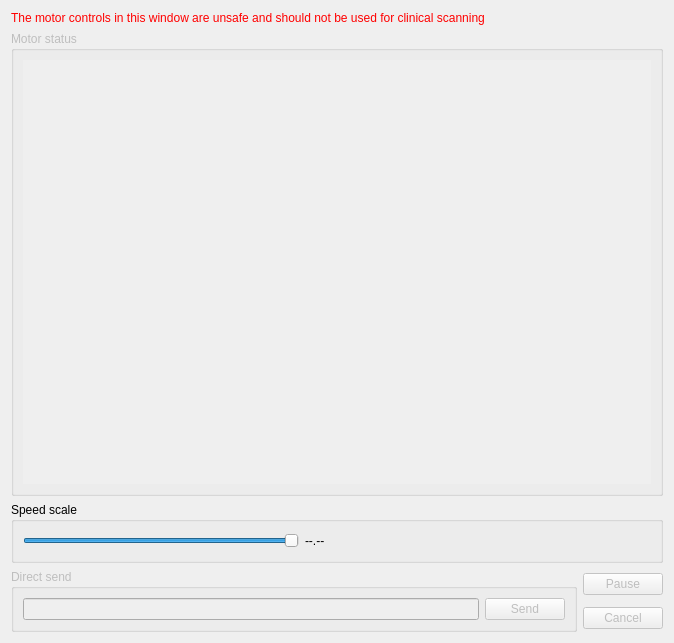
<?xml version="1.0" encoding="UTF-8"?>
<ui version="4.0">
 <class>MotorsWindow</class>
 <widget class="QDialog" name="MotorsWindow">
  <property name="geometry">
   <rect>
    <x>0</x>
    <y>0</y>
    <width>674</width>
    <height>643</height>
   </rect>
  </property>
  <property name="windowTitle">
   <string>AccelStepper Motors</string>
  </property>
  <layout class="QGridLayout" name="gridLayout">
   <property name="sizeConstraint">
    <enum>QLayout::SetDefaultConstraint</enum>
   </property>
   <item row="2" column="0" colspan="2">
    <widget class="QGroupBox" name="groupBox_speedScale">
     <property name="title">
      <string>Speed scale</string>
     </property>
     <layout class="QGridLayout" name="gridLayout_5">
      <item row="0" column="0">
       <widget class="QSlider" name="horizontalSlider_speedScale">
        <property name="enabled">
         <bool>true</bool>
        </property>
        <property name="minimum">
         <number>10</number>
        </property>
        <property name="maximum">
         <number>100</number>
        </property>
        <property name="value">
         <number>100</number>
        </property>
        <property name="orientation">
         <enum>Qt::Horizontal</enum>
        </property>
       </widget>
      </item>
      <item row="0" column="1">
       <widget class="QLabel" name="label_speedScaleVal">
        <property name="minimumSize">
         <size>
          <width>70</width>
          <height>0</height>
         </size>
        </property>
        <property name="text">
         <string>--.--</string>
        </property>
       </widget>
      </item>
      <item row="0" column="2">
       <spacer name="horizontalSpacer">
        <property name="orientation">
         <enum>Qt::Horizontal</enum>
        </property>
        <property name="sizeHint" stdset="0">
         <size>
          <width>40</width>
          <height>20</height>
         </size>
        </property>
       </spacer>
      </item>
     </layout>
    </widget>
   </item>
   <item row="3" column="0" rowspan="2">
    <widget class="QGroupBox" name="groupBox_directSend">
     <property name="enabled">
      <bool>false</bool>
     </property>
     <property name="title">
      <string>Direct send</string>
     </property>
     <layout class="QGridLayout" name="gridLayout_3">
      <item row="2" column="1">
       <widget class="QPushButton" name="pushButton_directSend">
        <property name="text">
         <string>Send</string>
        </property>
       </widget>
      </item>
      <item row="2" column="0">
       <widget class="QLineEdit" name="lineEdit_directSend"/>
      </item>
     </layout>
    </widget>
   </item>
   <item row="3" column="1">
    <widget class="QPushButton" name="pushButton_pause">
     <property name="enabled">
      <bool>false</bool>
     </property>
     <property name="text">
      <string>Pause</string>
     </property>
    </widget>
   </item>
   <item row="4" column="1">
    <widget class="QPushButton" name="pushButton_cancel">
     <property name="enabled">
      <bool>false</bool>
     </property>
     <property name="text">
      <string>Cancel</string>
     </property>
    </widget>
   </item>
   <item row="1" column="0" colspan="2">
    <widget class="QGroupBox" name="groupBox_motorsList">
     <property name="enabled">
      <bool>false</bool>
     </property>
     <property name="title">
      <string>Motor status</string>
     </property>
     <layout class="QGridLayout" name="gridLayout_2">
      <item row="3" column="0">
       <widget class="QScrollArea" name="scrollArea_motorsList">
        <property name="enabled">
         <bool>false</bool>
        </property>
        <property name="frameShape">
         <enum>QFrame::NoFrame</enum>
        </property>
        <property name="verticalScrollBarPolicy">
         <enum>Qt::ScrollBarAsNeeded</enum>
        </property>
        <property name="horizontalScrollBarPolicy">
         <enum>Qt::ScrollBarAlwaysOff</enum>
        </property>
        <property name="sizeAdjustPolicy">
         <enum>QAbstractScrollArea::AdjustIgnored</enum>
        </property>
        <property name="widgetResizable">
         <bool>true</bool>
        </property>
        <widget class="QWidget" name="scrollAreaWidgetContents_motorsList">
         <property name="geometry">
          <rect>
           <x>0</x>
           <y>0</y>
           <width>620</width>
           <height>413</height>
          </rect>
         </property>
         <layout class="QGridLayout" name="gridLayout_motorsList"/>
        </widget>
       </widget>
      </item>
     </layout>
    </widget>
   </item>
   <item row="0" column="0" colspan="2">
    <widget class="QLabel" name="label_warning">
     <property name="text">
      <string>&lt;html&gt;&lt;head/&gt;&lt;body&gt;&lt;p&gt;&lt;span style=&quot; color:#ff0000;&quot;&gt;The motor controls in this window are unsafe and should not be used for clinical scanning&lt;/span&gt;&lt;/p&gt;&lt;/body&gt;&lt;/html&gt;</string>
     </property>
    </widget>
   </item>
  </layout>
 </widget>
 <resources/>
 <connections/>
</ui>
